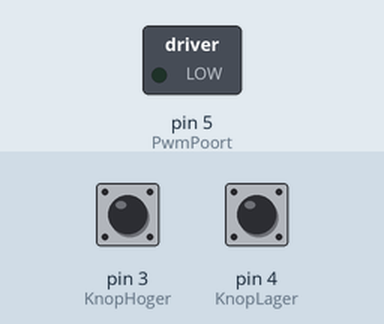
Bench run of a sketch on a simulated Arduino Uno, built with avr-gcc and run on an emulated ATmega328P. On the bench: switched loads named in the sketch (green lamp = pin HIGH). The test bench sets the inputs (shaded band); at power-on: pin 3 (KnopHoger) HIGH, pin 4 (KnopLager) HIGH.

Above: at 1.2 s.
1.3 s: pin 3 (KnopHoger) pulled LOW for 1 s
At 3.2 s:
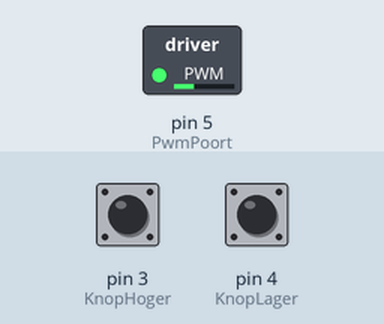
3.8 s: pin 4 (KnopLager) pulled LOW for 1 s
At 3.92 s:
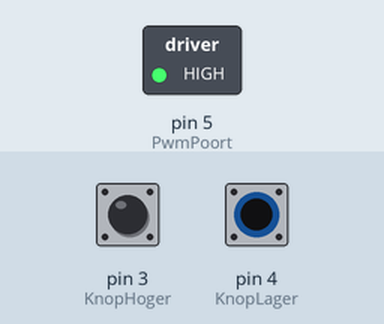
6.3 s: pin 3 (KnopHoger) pulled LOW for 0.15 s
At 7.0 s:
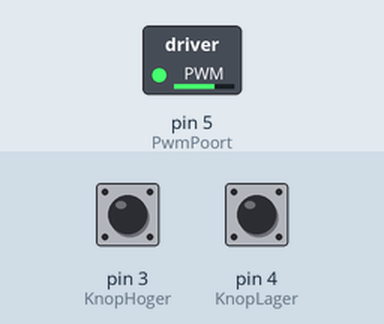
7.9 s: pin 4 (KnopLager) pulled LOW for 0.15 s
At 8.2 s:
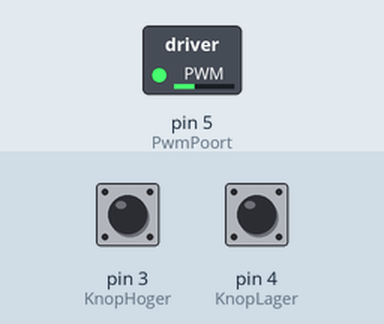
Timing chart, 0 to 10.5 s (numbered marks = the images above; inputs shaded):
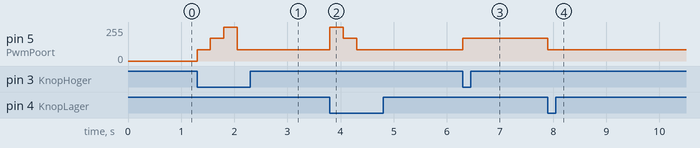

Measured:
- after the input at 1.3 s, pin 5 (PwmPoort): 0/255 → 85/255 at once, → 170/255 0.25 s later, → 255/255 0.25 s later, → 84/255 0.25 s later
- after the input at 3.8 s, pin 5 (PwmPoort): 84/255 → 255/255 at once, → 170/255 0.25 s later, → 85/255 0.25 s later
- after the input at 6.3 s, pin 5 (PwmPoort): 85/255 → 170/255 at once
- after the input at 7.9 s, pin 5 (PwmPoort): 170/255 → 85/255 at once

The sketch:

Ventilator.ino
```cpp
// Aangeven welke poort voor wat wordt gebruikt
const int PwmPoort = 5;
const int KnopHoger = 3;
const int KnopLager = 4;

int aantalStanden = 4;			// Hier stel je in hoeveel standen je nodig hebt.


// Geheugen
int toestand = 0;
long TijdSindsIngedrukt = 0;      // Voor rekensommetje om uit te rekenen of er genoeg tijd sinds de laatste druk is verlopen.
long tijd = 0;                    //  --
long LaatsteDruk = 0;             //  --


void setup() {
 // Stel alle poorten correct in.
 Serial.begin(9600);
 pinMode(PwmPoort, OUTPUT);
 pinMode(KnopHoger, INPUT_PULLUP);
 pinMode(KnopLager, INPUT_PULLUP);
}


void loop() {
tijd = millis();                                                // Hou de huidige tijd bij
TijdSindsIngedrukt = tijd - LaatsteDruk;                        // Berekent wanneer je voor het laatst de knop hebt ingedrukt

bool PwmHoger = !digitalRead(KnopHoger);      // Lees de knop voor hogere snelheid af
bool PwmLager = !digitalRead(KnopLager);      // Lees de knop voor lagere snelheid af

  if (PwmHoger && toestand - 1 < aantalStanden && TijdSindsIngedrukt > 250) {   // Controleert of de knop is ingedrukt, of de motor niet al volledig aan staat en of er genoeg tijd sinds de laatste knopdruk is verlopen.
    toestand ++;                                                            // Zet de toestand 1 verder
    LaatsteDruk = millis();                                                 // Houdt bij wanneer de knop voor het laatst is ingedrukt
 	}

  else if (PwmLager && toestand - 1 > 0 && TijdSindsIngedrukt > 250) {   // Controleert of de knop is ingedrukt, of de motor niet al uit staat en of er genoeg tijd sinds de laatste knopdruk is verlopen.
    toestand --;                                                     // Zet de toestand 1 terug
    LaatsteDruk = millis();                                          // Houdt bij wanneer de knop voor het laatst is ingedrukt
	}
  analogWrite(PwmPoort, toestand * 255 / (aantalStanden - 1));       // Berekent duty-cycle, (-1 is nodig, want anders heb je een extra stand)
}


 
```
